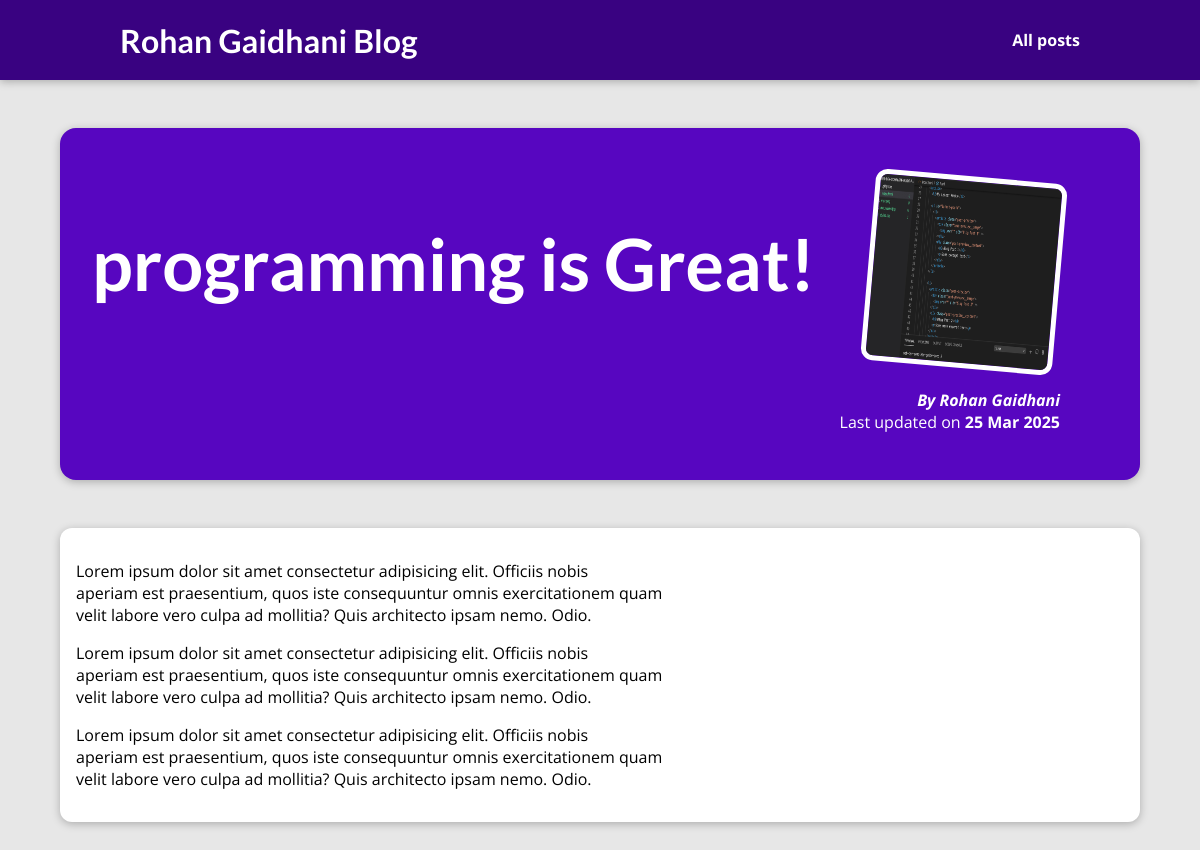
Page /blog/posts/programming-is-fun/ on the committed database.
### blog/models.py (models this page shows, shortened)
class Post(models.Model):  # Capitalized
    title = models.CharField(max_length=150)
    excerpt = models.CharField(max_length=200)
    image_name = models.CharField(max_length=100)
    date = models.DateField(auto_now_add=True)  # Changed to auto_now_add
    slug = models.SlugField(unique=True, db_index=True)
    content = models.TextField(validators=[MinLengthValidator(10)])
    author = models.ForeignKey(
        Author,
        on_delete=models.SET_NULL,
        related_name="posts",
        null=True,
        blank=True
    )
    tags = models.ManyToManyField(Tag, blank=True)  # Added relationship
    class Meta:
        ordering = ['-date']  # Default ordering by date descending

class Author(models.Model):
    first_name = models.CharField(max_length=100)
    last_name = models.CharField(max_length=100)
    email_address = models.EmailField()
    def full_name(self):
        return f"{self.first_name} {self.last_name}"
    def __str__(self):
        return self.full_name()

### blog/views.py (the view)
# urls.py: path("posts/<slug:slug>/", views.post_detail, name="post-detail-page"),
def post_detail(request, slug):
    identified_post = get_object_or_404(Post, slug=slug)
    return render(request, "blog/post-detail.html", {
        "post": identified_post,  # Fixed the string literal issue too
        "post_tags": identified_post.tags.all()
    })

### blog/templates/blog/post-detail.html (shortened to what this page needs)
{% extends "base.html" %}
{% load static %}
{% block css_files %}
    <link rel="stylesheet" href="{% static 'blog/post-detail.css' %}"/>
{% endblock %}
{% block content %}
    <section id="summary">
        <h2>{{post.title}}</h2>
        <article>
            <img src="{% static "blog/images/"|add:post.image_name %}" alt="{{post.title}}">
            <address>By <a href="er.rohangaidhani@gmail.com">{{ post.author }}</a></address>
            <div>
                Last updated on <time>{{ post.date|date:"d M Y" }}</time>
            </div>
        </article>
    </section>
    <main>
       {{post.content|linebreaks}}
    </main>
{% endblock %}

### static/app.css (style rules this page uses)
* { box-sizing: border-box; }
html { font-family: 'Open Sans', 'Lato', sans-serif; }
body { margin: 0; }
h1, h2, h3 { font-family: 'Lato', sans-serif; font-weight: bold; }

### blog/static/blog/post-detail.css (style rules this page uses)
body { background-color: #e7e7e7; }
#summary { margin: 8rem auto 3rem auto; padding: 2rem; width: 90%; max-width: 90rem; border-radius: 16px; background-color: #5706c0; position: relative; box-shadow: 0 2px 8px rgba(0, 0, 0, 0.25); height: 22rem; }
#summary h2 { color: white; font-size: 4.5rem; margin-bottom: 0.25rem; }
#summary article { position: absolute; top: 2rem; right: 3rem; padding: 1rem 2rem; border-radius: 12px; text-align: right; color: white; }
#summary article img { width: 12rem; height: 12rem; border-radius: 12px; transform: rotateZ(5deg); border: 5px solid white; margin-bottom: 1rem; }
#summary address { font-weight: bold; }
#summary a { color: white; text-decoration: none; }
#summary time { font-weight: bold; }
main { width: 90%; max-width: 90rem; margin: 3rem auto; background-color: white; padding: 1rem; border-radius: 12px; box-shadow: 0 2px 8px rgba(0, 0, 0, 0.25); }

### rows in the picture
Post: title "programming is Great!", image_name (picture), author "Rohan Gaidhani", date "25 Mar 2025", content "Lorem ipsum dolor sit amet consectetur adipisicing elit. Officiis nobis aperiam est praesentium, quos iste consequuntur omnis exercitationem quam velit labore vero culpa ad mollitia? Quis architecto ipsam nemo. Odio. Lorem ipsum dolor sit amet consectetur adipisicing elit. Officiis nobis aperiam est praesentium, quos iste consequuntur omnis exercitationem quam velit labore vero culpa ad mollitia? Quis architecto ipsam nemo. Odio. Lorem ipsum dolor sit amet consectetur adipisicing elit. Officiis nobis aperiam est praesentium, quos iste consequuntur omnis exercitationem quam velit labore vero culpa ad mollitia? Quis architecto ipsam nemo. Odio."
